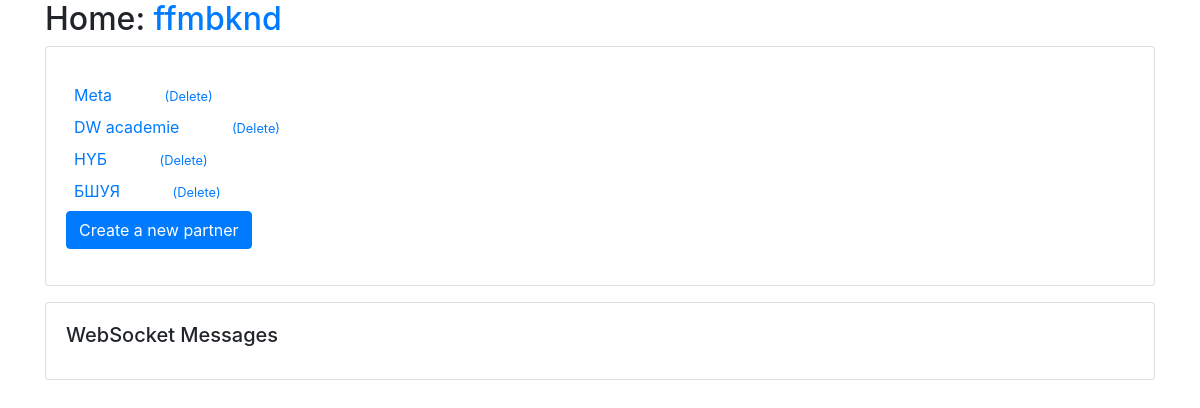
/infos/infos/partner/, run on the app's committed database.
### infos/models.py (models this page shows, shortened)
class partner(models.Model):
    created = models.DateTimeField(auto_now_add=True, editable=False)
    last_updated = models.DateTimeField(auto_now=True, editable=False)
    name = models.CharField(max_length=50)
    logo = models.ImageField(upload_to="upload/images/partners/")
    class Meta:
        pass
    def __str__(self):
        return str(self.name)
    def get_absolute_url(self):
        return reverse("infos_partner_detail", args=(self.pk,))

### infos/views.py (the view)
# urls.py: path("infos/partner/", views.partnerListView.as_view(), name="infos_partner_list"),
class partnerListView(generic.ListView):
    model = models.partner
    form_class = forms.partnerForm

### infos/templates/infos/partner_list.html
{% extends "base.html" %}
{% block content %}
{% for object in object_list %}
  <div class="m-2">
    <a href="{{object.get_absolute_url}}">{{object}}</a>
    <small class="ml-5">
      <a href="{% url 'infos_partner_delete' object.pk %}">
        (Delete)
      </a>
    </small>
  </div>
{% endfor %}
<div>
  <a class="btn btn-primary"
    href="{% url 'infos_partner_create' %}">
  Create a new partner
  </a>
</div>
{% endblock %}

### data on the page
partner: name "Meta"
partner: name "DW academie"
partner: name "НҮБ"
partner: name "БШУЯ"
